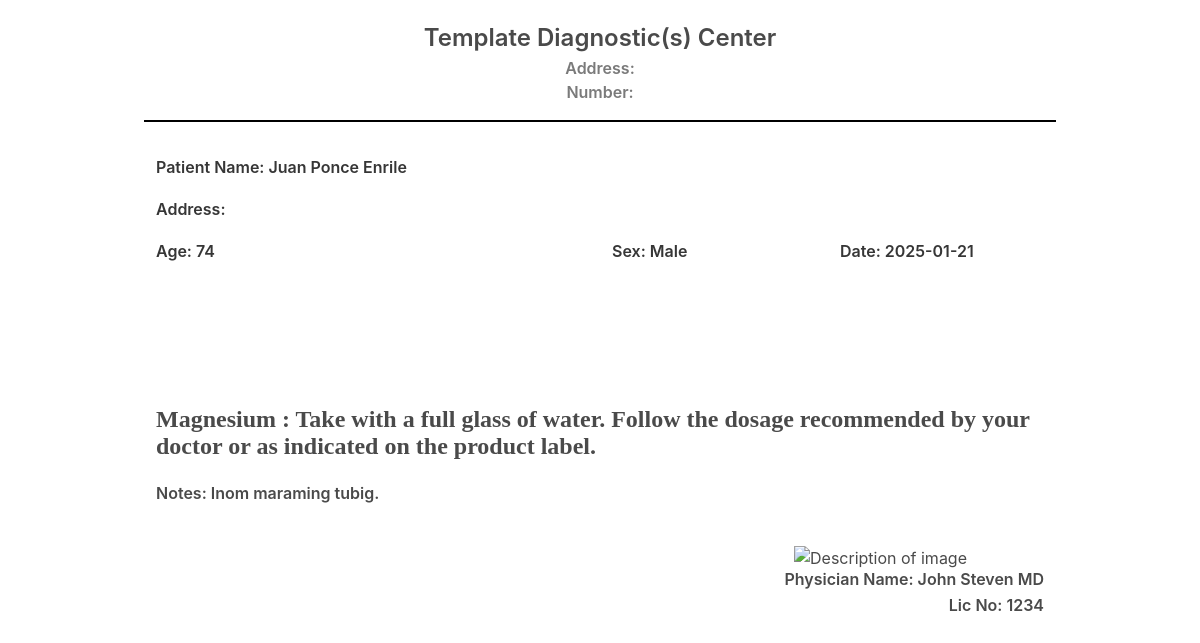
Page /prescription/25/ (signed in) on the committed database.
### app/models.py (models this page shows, shortened)
class Patients(models.Model):
    SEX_CHOICES = ((0, "Male"), (1, "Female"))
    name = models.TextField(null=False)
    middle_name = models.TextField(default=None, null=True)
    last_name = models.TextField(default=None, null=True)
    birth_date = models.DateField(default=None, null=True)
    sex = models.IntegerField(choices=SEX_CHOICES, default=None, null=True)

class Prescription(models.Model):
    patiend_record_id = models.ForeignKey(PatientRecord, on_delete=models.CASCADE)
    date_recorded = models.DateField(null=True)
    notes = models.TextField(null=True)
    description = models.TextField(null=True)
    physician = models.ForeignKey(Cardiologists, on_delete=models.CASCADE)

class Cardiologists(models.Model):
    physician_account = models.ForeignKey(User, on_delete=models.CASCADE)
    suffixes = models.CharField(max_length=255, null=True)
    license_no = models.CharField(max_length=255, null=False)
    e_signature = models.FileField(null=True, upload_to="signatures")

### app/views.py (the view)
# urls.py: path("prescription/<int:id>/", templates.prescription, name="prescription"),
    def prescription(self, request, id):
        assert isinstance(request, HttpRequest)
        if self.helper.userIsLoggedIn(request) == True:
            prescription_record = GetPrescription(id).retrieve_prescription_record()
            data = {
                "title": "Prescription",
                "year": datetime.now().year,
            }
            return render(
                request,
                "app/prescription.html",
                prescription_record,
            )
        return self.login(request)

### app/data_access.py (called while the page is built)
    def retrieve_prescription_record(self):
        return self.__formatted_data

### app/views.py (called while the page is built)
    def userIsLoggedIn(self, request):
        return request.user.is_authenticated

### app/templates/app/prescription.html (shortened to what this page needs)
{% extends "app/layout-prescription.html" %}
{% block content %}
{% load static %}
<div id="prescription">
    <div class="has-text-centered">
        <p
            class="is-size-4 has-text-weight-semibold has-text-grey-dark has-text-weight-light is-family-primary p-0 m-0">
            Template Diagnostic(s) Center
        </p>
        <p
            class="is-size-6 has-text-weight-semibold has-text-grey has-text-weight-light is-family-primary p-0 m-0">
            Address:
        </p>
        <p
            class="is-size-6 has-text-weight-semibold has-text-grey has-text-weight-light is-family-primary p-0 m-0">
            Number:
        </p>
    </div>
    <div class="content">
        <hr class="my-4" style="border: 1px solid black;">
    </div>
    <div class="column mb-0 pb-0">
        <h1 class="is-size-6 has-text-grey-darke pb-2">
            Patient Name: {{ patient_first_name }} {{ patient_middle_name }}
            {{ patient_last_name }}
        </h1>
        <h1 class="is-size-6 has-text-grey-darke pb-2">
            Address:
        </h1>
    </div>
    <div class="column pt-2 mt-2">
        <div class="columns is-mobile">
            <div class="column is-half">
                <h1 class="is-size-6 has-text-grey-darke pb-2">
                    Age: {{ patient_age }}
                </h1>
            </div>
            <div class="column">
                <h1 class="is-size-6 has-text-grey-darke pb-2">
                    Sex: {{ patient_sex }}
                </h1>
            </div>
            <div class="column">
                <h1 class="is-size-6 has-text-grey-darke pb-2">
                    Date: {{ date_recorded }}
                </h1>
            </div>
        </div>
    </div>
    <div class="column">
        <h1 class="title is-size-1">
            <i class="fa-solid fa-prescription"></i>
        </h1>
    </div>
    <div class="column pt-2 mt-2">
        <h1 class="is-size-4 has-text-grey-dark pb-2 custom-cursive">
            {{ physician_description }}
        </h1>
        <h1 class="is-size-6 has-text-grey-dark pb-2">
            Notes: {{ physician_notes }}
        </h1>
    </div>
    <div class="column pt-2 mt-2">
        <div class="is-flex is-flex-direction-column is-align-items-flex-end">
            <div>
                <img class="image is-size-6" src="{{ physician_signature }}"
                    alt="Description of image" style="width: 250px">
            </div>
            <h1 class="is-size-6 has-text-grey-dark mt-0 pt-0 has-text-right">
                Physician Name: {{ phyisician_name }}
            </h1>
            <h1 class="is-size-6 has-text-grey-dark mt-0 pt-0 has-text-right">
                Lic No: {{ physician_license_no }}
            </h1>
        </div>
    </div>
</div>
{% load static %}
{% endblock %}

### app/static/app/user-defined/css/animations.css (style rules this page uses)
.column { animation: slide-in 0.5s ease-in-out; -webkit-animation: slide-in 0.5s ease-in-out; }
h1, h2, h3, h4, h5, h6 { animation: scale-up 0.5s ease-in-out; -webkit-animation: scale-up 0.5s ease-in-out; }

### app/templates/app/prescription.html (style rules this page uses)
.custom-cursive { font-family: 'Brush Script MT', cursive; }

### rows in the picture
Patients: name "Juan", middle_name "Ponce", last_name "Enrile"
Prescription: description "Magnesium : Take with a full glass of water. Follow the dosage recommended by your doctor or as indicated on the product label.", notes "Inom maraming tubig."
Cardiologists: license_no "1234"

### other values in the picture
{{ patient_sex }} "Male"
{{ date_recorded }} "2025-01-21"
{{ phyisician_name }} "John Steven MD"
